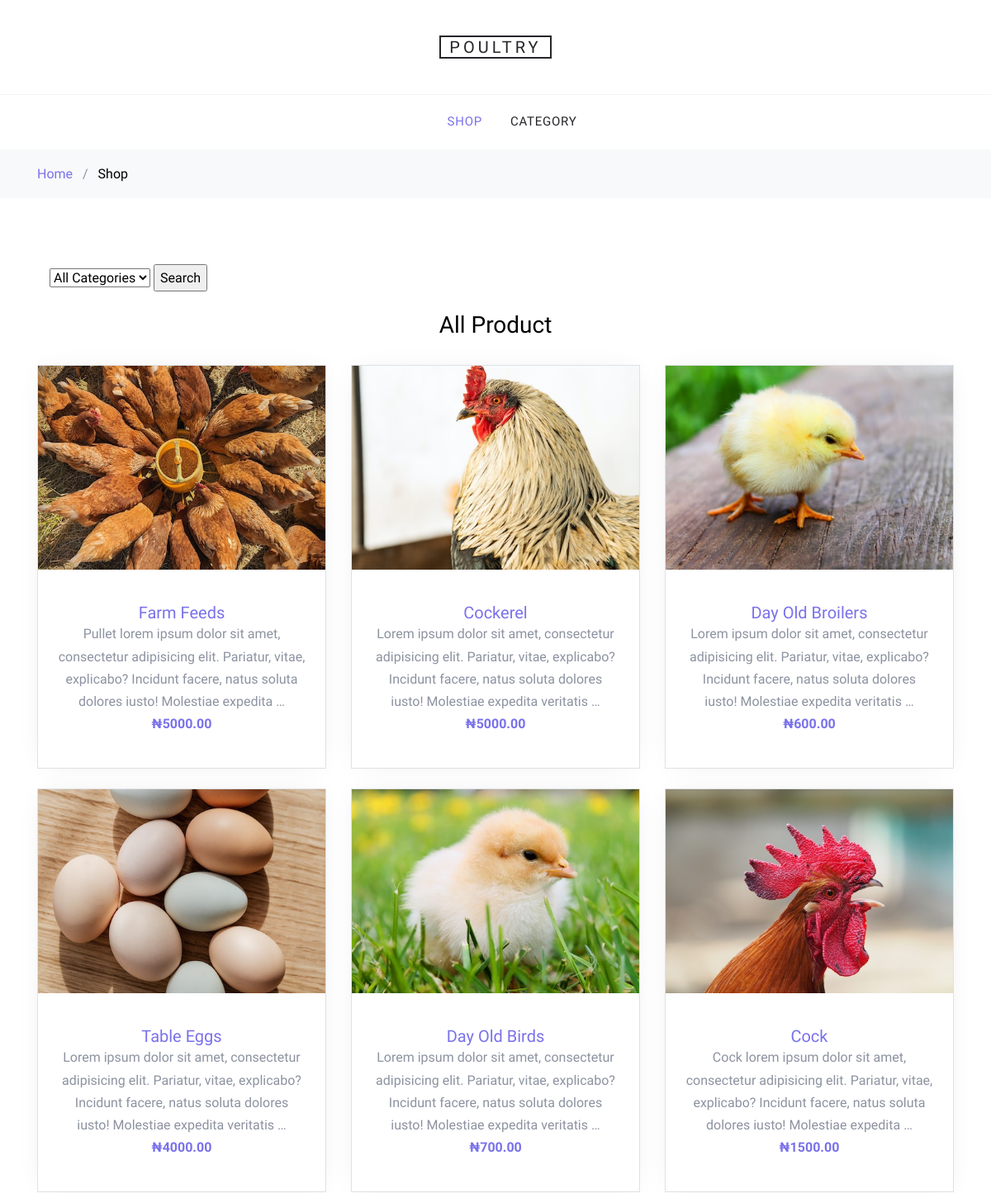
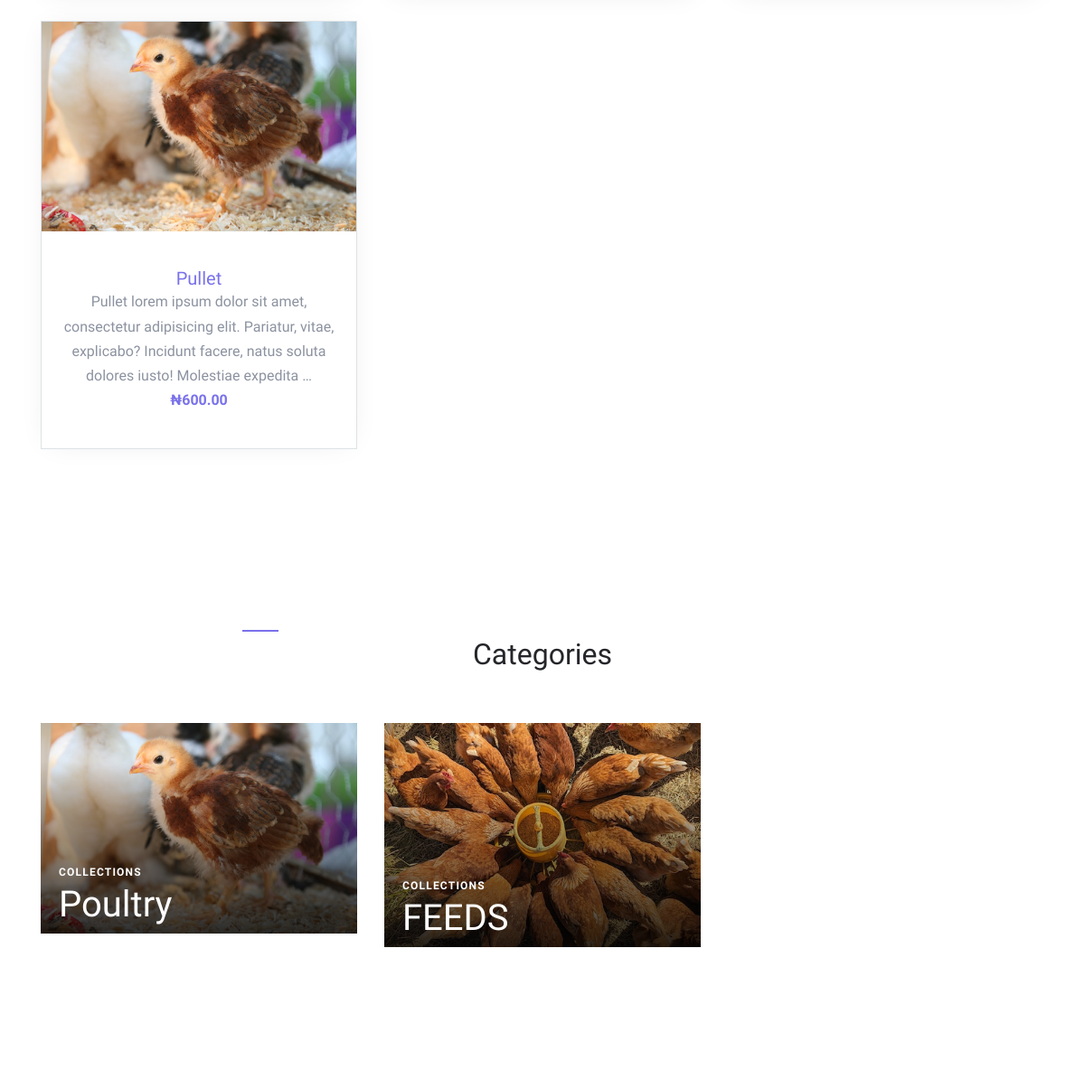
Before: / (upper part) with the older database file (2 pictures, top to bottom).
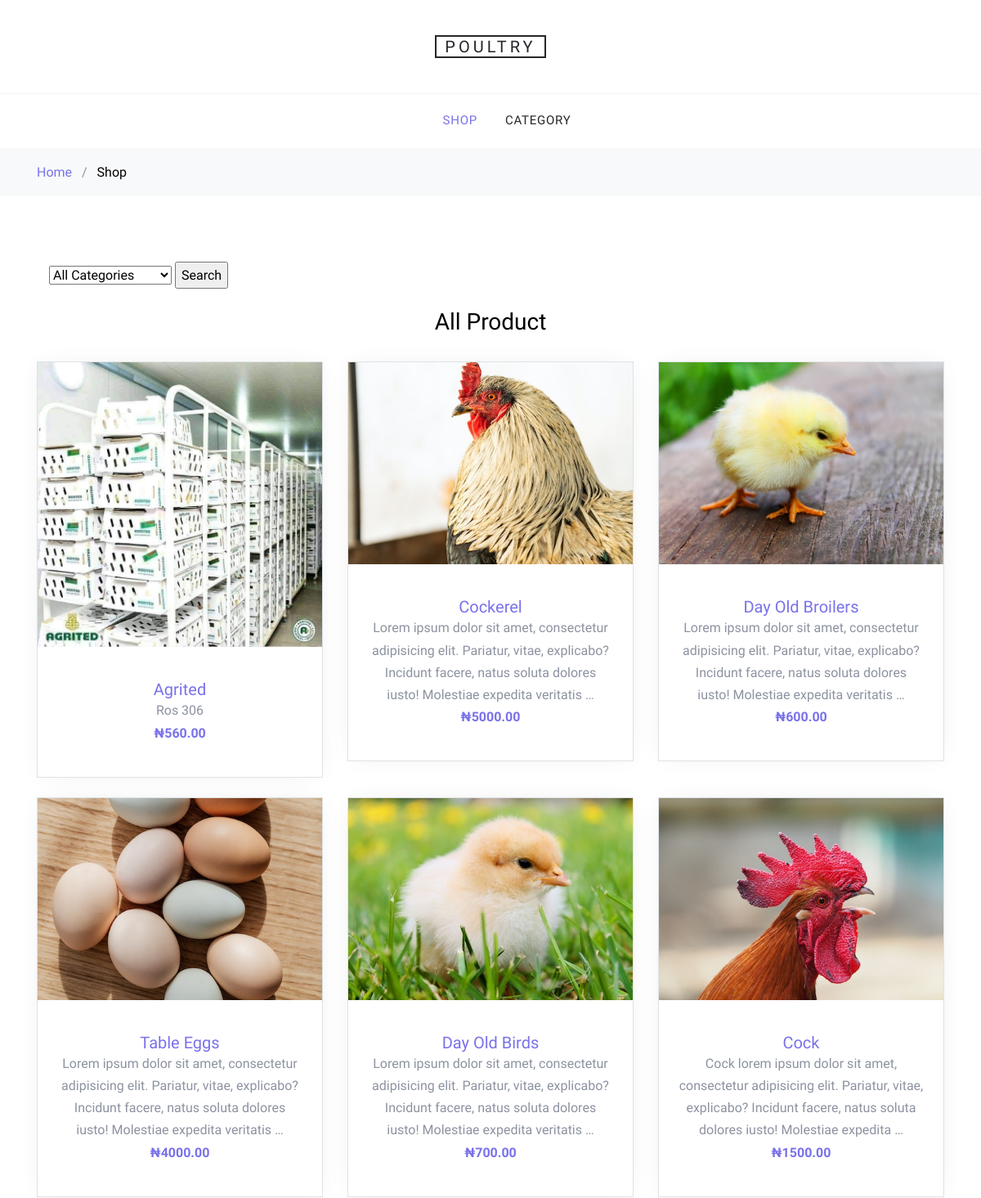
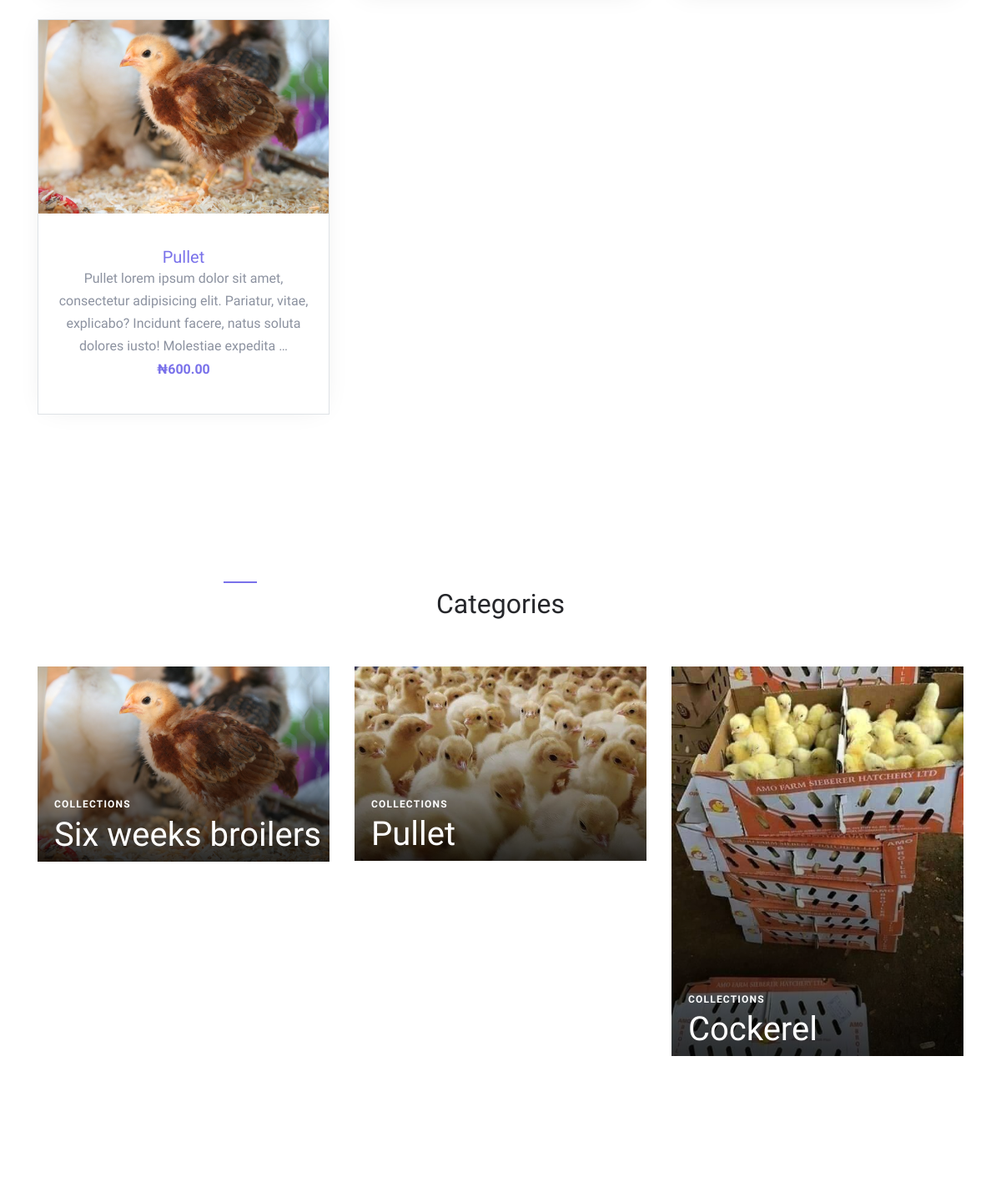
After: the same page with the newer database file (2 pictures, top to bottom).
### my_app/models.py (models this page shows, shortened)
class Product(models.Model):
    product_name = models.CharField(max_length=255)
    description = models.TextField()
    price = models.DecimalField(max_digits=10, decimal_places=2)
    category = models.ForeignKey(Category, on_delete=models.CASCADE)
    image = models.ImageField()
    created_at = models.DateTimeField(default=timezone.now)
    class Meta:
        ordering = ['created_at']

class Category(models.Model):
    name = models.CharField(max_length=255)
    cat_image = models.ImageField()

### my_app/views.py (the view)
# urls.py: path('', views.index, name='home'),
def index(request):
    template_name = 'shop.html'
    product = Product.objects.all().order_by('-created_at')
    category = Category.objects.all()
    categoryID = request.GET.get('category')
    if categoryID:
        product = Product.objects.filter(category=categoryID)
    else:
        product = Product.objects.all().order_by('-created_at')
    return render(request, template_name, {'product': product, 'category':category} )

### templates/shop.html (shortened to what this page needs)
{% load static %}
<!DOCTYPE html>
<html lang="en">
  <head>
    <link rel="stylesheet" href="{% static 'fonts/icomoon/style.css' %}">
    <link rel="stylesheet" href="{% static 'css/bootstrap.min.css' %}">
    <link rel="stylesheet" href="{% static 'css/magnific-popup.css' %}">
    <link rel="stylesheet" href="{% static 'css/jquery-ui.css' %}">
    <link rel="stylesheet" href="{% static 'css/owl.carousel.min.css' %}">
    <link rel="stylesheet" href="{% static 'css/owl.theme.default.min.css' %}">
    <link rel="stylesheet" href="{% static 'css/aos.css' %}">
    <link rel="stylesheet" href="{% static 'css/style.css' %}">
  </head>
  <body>
  <div class="site-wrap">
    <header class="site-navbar" role="banner">
      <div class="site-navbar-top">
        <div class="container">
          <div class="row align-items-center">
            <div class="col-6 col-md-4 order-2 order-md-1 site-search-icon text-left">
            </div>
            <div class="col-12 mb-3 mb-md-0 col-md-4 order-1 order-md-2 text-center">
              <div class="site-logo">
                <a href="index.html" class="js-logo-clone">Poultry</a>
              </div>
            </div>
            <div class="col-6 col-md-4 order-3 order-md-3 text-right">
            </div>
          </div>
        </div>
      </div>
      <nav class="site-navigation text-right text-md-center" role="navigation">
        <div class="container">
          <ul class="site-menu js-clone-nav d-none d-md-block">
            <li class="active"><a href="{% url 'home' %}">Shop</a></li>
            <li><a href="#category">Category</a></li>
          </ul>
        </div>
      </nav>
    </header>
    <div class="bg-light py-3">
      <div class="container">
        <div class="row">
          <div class="col-md-12 mb-0"><a href="{% url 'home' %}">Home</a> <span class="mx-2 mb-0">/</span> <strong class="text-black">Shop</strong></div>
        </div>
      </div>
    </div>
    <div class="site-section">
      <div class="container">
        <div class="row mb-5">
          <div class="col-md-12 order-2">
            <div class="row">
              <div class="col-md-12 mb-2">
                <div class="col-md-3 order-1 mb-4">
                  <form action="{% url 'home' %}" method="get">
                    <select name="category">
                      <option value="">All Categories</option>
                    </select>
                    <input type="submit" value="Search">
                  </form>
                </div>
                <div class="text-center mb-4"><h2 class="text-black h3">All Product</h2></div>
              </div>
            </div>
            <div class="row mb-5">
              {% if product %}
              {% for p in product %}
              <div class="col-sm-6 col-lg-4 mb-4" data-aos="fade-up">
                <div class="block-4 text-center border">
                  <figure class="block-4-image">
                    <a href="{% url 'product-detail' p.id %}"><img src="{{ p.image.url }}" alt="Image placeholder" class="img-fluid"></a>
                  </figure>
                  <div class="block-4-text p-4">
                    <h3><a href="{% url 'product-detail' p.id %}">{{ p.product_name }}</a></h3>
                    <p class="mb-0">{{ p.description | truncatewords:20 }}</p>
                    <p class="text-primary font-weight-bold">&#8358;{{ p.price }}</p>
                  </div>
                </div>
              </div>
              {% endfor %}
              {% endif %}
            </div>
          </div>
        </div>
        <div class="row">
          <div class="col-md-12">
            <div class="site-section site-blocks-2">
                <div class="row justify-content-center text-center mb-5">
                  <div class="col-md-7 site-section-heading pt-2">
                    <h2 id="category">Categories</h2>
                  </div>
                </div>
                <div class="row">
                  {% if category %}
                  {% for cat in category %}
                  <div class="col-sm-6 col-md-6 col-lg-4 mb-4 mb-lg-0" data-aos="fade" data-aos-delay="100">
                    <a class="block-2-item" href="#">
                      <figure class="image">
                        <img src="{{ cat.cat_image.url }}" alt="" class="img-fluid">
                      </figure>
                      <div class="text">
                        <span class="text-uppercase">Collections</span>
                        <h3>{{ cat.name }}</h3>
                      </div>
                    </a>
                  </div>
                  {% endfor %}
                  {% endif %}
                </div>
            </div>
          </div>
        </div>
      </div>
    </div>
        </div> -->
  </body>
</html>

Changed rows visible on the page:
removed Category: cat_image (picture), name "FEEDS"
changed Product: image: a different picture; product_name "Farm Feeds" → "Agrited"; description "Pullet lorem ipsum dolor sit amet, consectetur adipisicing elit. Pariatur, vitae, explicabo? Incidunt facere, natus soluta dolores iusto! Molestiae expedita …" → "Ros 306"; price "5000.00" → "560.00"
changed Category: name "Poultry" → "Six weeks broilers"
added Category: cat_image (picture), name "Pullet"
added Category: cat_image (picture), name "Cockerel"
